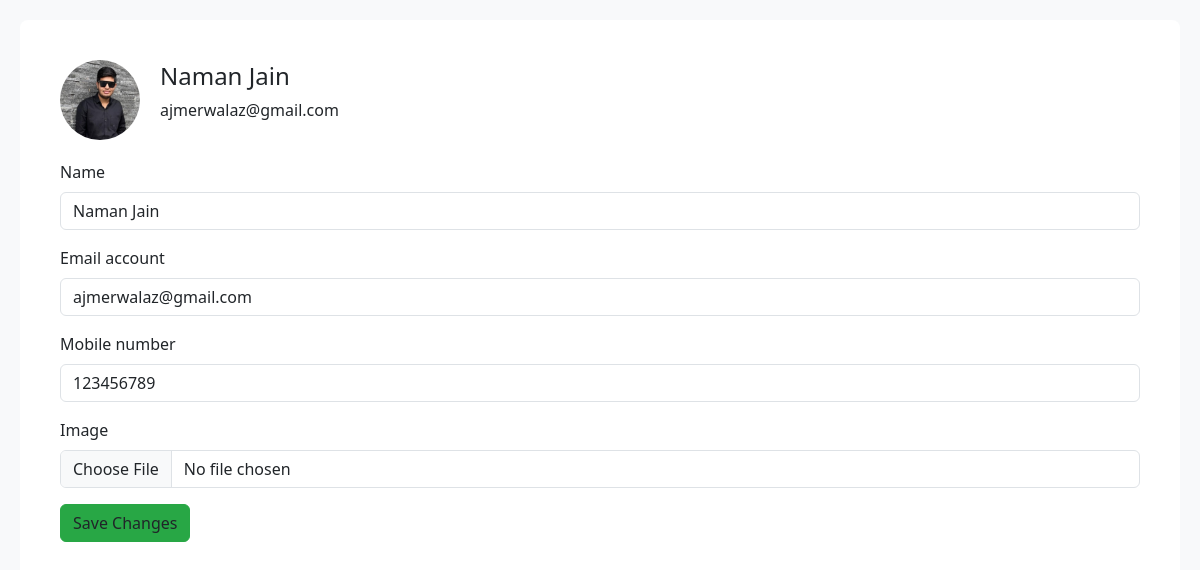
The page /profile (signed in) on the database its author committed.
### myapp/models.py (models this page shows)
class user(models.Model):
    username=models.CharField(max_length=30)
    email=models.EmailField(max_length=30)
    password=models.CharField(max_length=30)
    phone_number=models.IntegerField(blank=True,null=True)
    image=models.ImageField(upload_to="image",blank=True,null=True)
    otp=models.IntegerField(blank=True,null=True)

### myapp/views.py (the view, shortened to what this page needs)
# urls.py: path('profile', views.profile, name='profile'),
def profile(request):
    uid=user.objects.get(username=request.session['username'])
    print(uid)
    con={
        "uid":uid
    }
    return render(request, 'profile.html',con)

### myapp/templates/profile.html (shortened to what this page needs)
<!DOCTYPE html>
<html lang="en">
<head>
    <link rel="stylesheet" href="https://cdn.jsdelivr.net/npm/bootstrap@5.3.1/dist/css/bootstrap.min.css">
    <link rel="stylesheet" href="https://cdnjs.cloudflare.com/ajax/libs/font-awesome/6.0.0-beta3/css/all.min.css">
</head>
<body>
    <div class="main-container">
        <div class="content">
            <div class="profile-header">
                <img src="{{uid.image}}" alt="User Image">
                <div>
                    <h4>{{uid.username}}</h4>
                    <p>{{uid.email}}</p>
                </div>
            </div>
            <form action="{% url 'profile' %}" method="post" enctype="multipart/form-data">
                <div class="mb-3">
                    <label for="name" class="form-label">Name</label>
                    <input type="text" class="form-control" name="username" id="name" placeholder="Enter A Name " value="{{uid.username}}">
                </div>
                <div class="mb-3">
                    <label for="email" class="form-label">Email account</label>
                    <input type="email" class="form-control" name="email" id="email" placeholder="Enter A Email" value="{{uid.email}}">
                </div>
                <div class="mb-3">
                    <label for="phone" class="form-label">Mobile number</label>
                    <input type="text" class="form-control" id="phone" name="phone_number" placeholder="Enter A Phone Number" value="{{uid.phone_number}}">
                </div>
                <div class="mb-3">
                    <label for="image" class="form-label">Image</label>
                    <input type="file" class="form-control" id="image" name="image">
                </div>
                <button type="submit" class="btn btn-custom">Save Changes</button>
            </form>
        </div>
    </div>
</body>
</html>

### myapp/templates/profile.html (style rules this page uses)
body { background-color: #f8f9fa; }
.main-container { display: flex; min-height: 100vh; }
.content { flex: 1; padding: 40px; background-color: #ffffff; border-radius: 8px; margin: 20px; }
.profile-header { display: flex; align-items: center; margin-bottom: 20px; }
.profile-header img { border-radius: 50%; margin-right: 20px; width: 80px; height: 80px; }
.btn-custom { background-color: #28a745 !important; border-color: #28a745 !important; }

### rows shown on the page
user: image (picture), username "Naman Jain", email "ajmerwalaz@gmail.com", phone_number "123456789"
